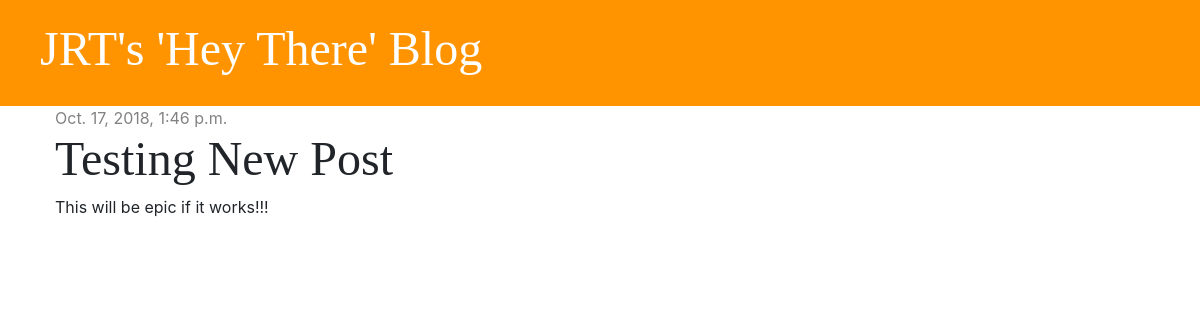
The app's page /post/4/ with its own data.
### blog/models.py (models this page shows, shortened)
class Post(models.Model):
    author = models.ForeignKey('auth.User', on_delete=models.CASCADE)
    title = models.CharField(max_length=200)
    text = models.TextField()
    created_date = models.DateTimeField(default=timezone.now)
    published_date = models.DateTimeField(blank=True, null=True)

### blog/views.py (the view)
# urls.py: path('post/<int:pk>/', views.post_detail, name='post_detail'),
def post_detail(request, pk):
    post = get_object_or_404(Post, pk=pk)
    stuff_for_front_end = {'post': post}
    return render(request, 'blog/post_detail.html', stuff_for_front_end)

### blog/templates/blog/post_detail.html
{% extends 'blog/base.html' %}
{% block content %}
    <div class="post">
        {% if post.published_date %}
            <div class="date">
                {{ post.published_date }}
            </div>
        {% endif %}
        <h1>{{ post.title }}</h1>
        <p>{{ post.text|linebreaksbr }}</p>
    </div>
{% endblock %}

### blog/static/css/blog.css (style rules this page uses)
h1, h2, h3, h4 { font-family: 'Tangerine', 'Inconsolata', 'Droid Sans', serif; font-size: 48px; }
.date { color: #828282; }
.post { margin-bottom: 70px; }

### records on screen
Post: published_date "Oct. 17, 2018, 1:46 p.m.", title "Testing New Post", text "This will be epic if it works!!!"
